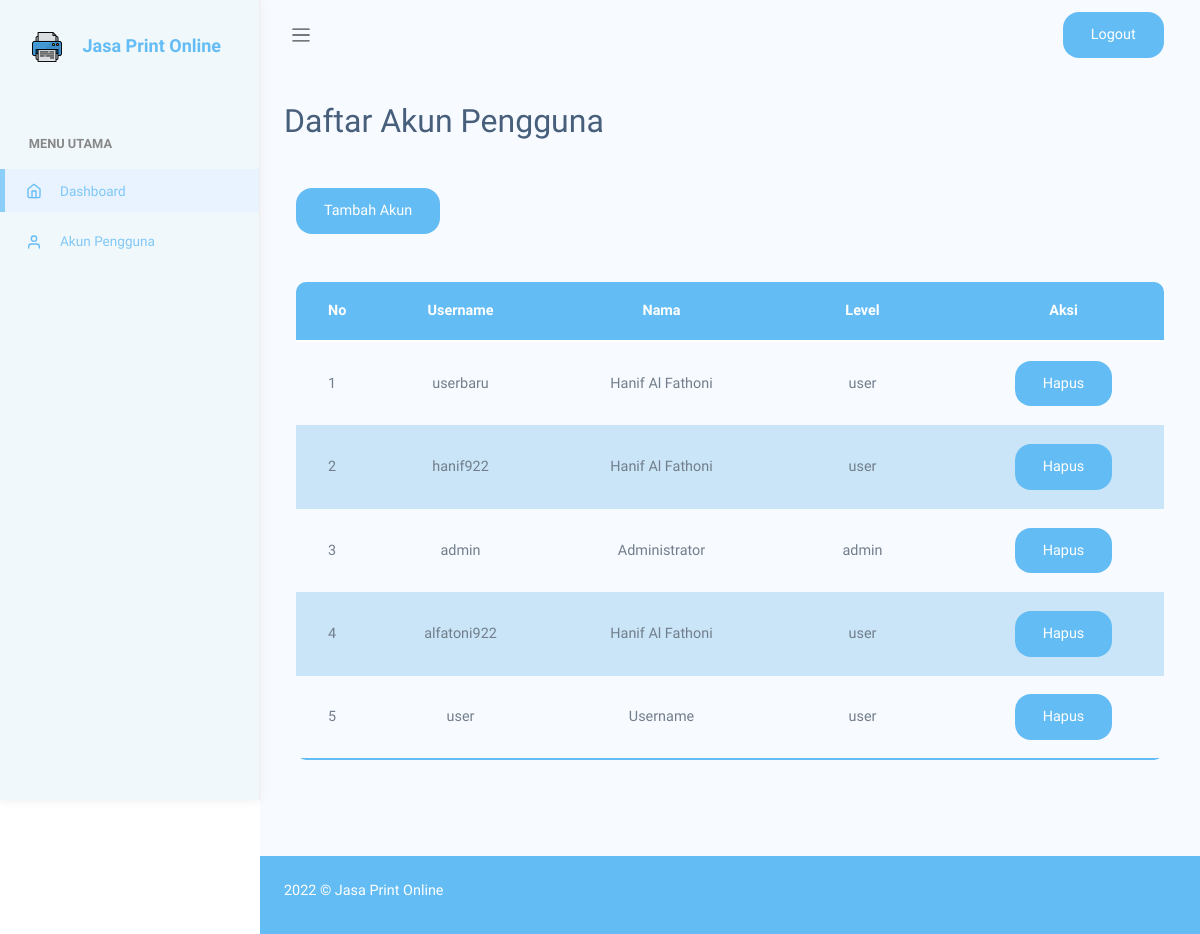
Before: /daftar_akun.php (signed in) with the older database file.
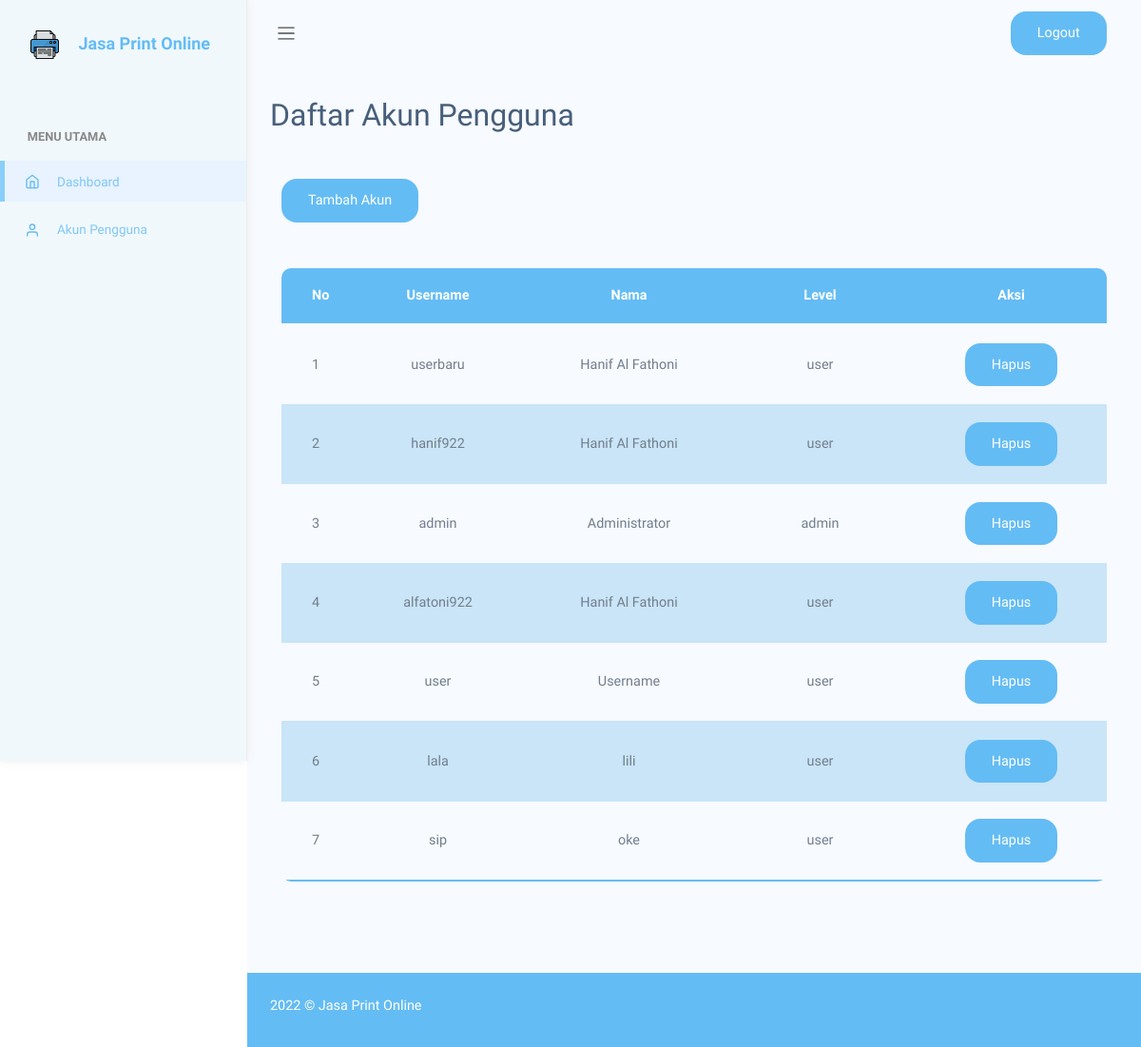
After: the same page with the newer database file.
### tables this page shows
CREATE TABLE `tb_user` (
  `id` int(11) NOT NULL,
  `username` varchar(255) NOT NULL,
  `password` varchar(255) NOT NULL,
  `nama` varchar(255) NOT NULL,
  `level` varchar(25) NOT NULL
);

### conn.php (called while the page is built, shortened)
<?php
function connection() {
  $dbServer = 'localhost';
  $dbUser = 'root';
  $dbPass = '';
  $dbName = "database_order";
  $conn = mysqli_connect($dbServer, $dbUser, $dbPass, $dbName);
  mysqli_select_db($conn,$dbName);
  return $conn;
}

### daftar_akun.php (the view, shortened to what this page needs)
<?php
include_once ('conn.php');
?>
<!DOCTYPE html>
<html lang="en">
<head>
  <link rel="stylesheet" href="assets/css/bootstrap.css?<?php echo time(); ?>" />
  <link rel="stylesheet" type="text/css" href="assets/css/style.css?<?php echo time(); ?>" />
  <link rel="stylesheet" href="assets/vendors/chartjs/Chart.min.css?<?php echo time(); ?>" />
  <link rel="stylesheet" href="assets/vendors/perfect-scrollbar/perfect-scrollbar.css?<?php echo time(); ?>" />
  <link rel="stylesheet" href="assets/css/app.css?<?php echo time(); ?>" />
</head>
<body>
  <div id="app">
    <div id="sidebar" class="active">
      <div class="sidebar-wrapper active">
        <div class="sidebar-header">
          <a href="#" style="color: #64bcf4;">
            <img src="assets/img/logo.png" alt="" width="30" class="d-inline me-3">
            Jasa Print Online
          </a>
        </div>
        <div class="sidebar-menu">
          <ul class="menu">
            <li class="sidebar-title">Menu Utama</li>
            <li class="sidebar-item active">
              <a href="admin.php" class="sidebar-link">
                <i data-feather="home" width="20"></i>
                <span>Dashboard</span>
              </a>
            </li>
            <li class="sidebar-item">
              <a href="daftar_akun.php" class="sidebar-link">
                <i data-feather="user" width="20"></i>
                <span>Akun Pengguna</span>
              </a>
            </li>
          </ul>
        </div>
      </div>
    </div>
    <div id="main">
      <nav class="navbar navbar-header navbar-expand navbar-light" style="background-color: #f7faff!important;">
        <a class="sidebar-toggler" href="#"><span class="navbar-toggler-icon"></span></a>
        <div class="collapse navbar-collapse" id="navbarSupportedContent">
          <ul class="navbar-nav d-flex align-items-center navbar-light ms-auto">
            <li class="dropdown nav-icon">
              <div class="d-flex gap-5 light">
                <a class="button" style="margin-left: 0;" href="logout.php" role="button">Logout</a>
              </div>
            </li>
          </ul>
        </div>
      </nav>
      <div class="main-content container-fluid">
        <div class="page-title">
          <h3 class="mb-5">Daftar Akun Pengguna</h3>
        </div>
        <div class="container">
          <div class="tambah mb-5">
            <a class="button light" href="register.php">Tambah Akun</a>
          </div>
          <div class="table-responsive mb-5 text-center">
            <table class="table">
              <thead>
                <tr>
                  <th class="tbl-titik">No</th>
                  <th>Username</th>
                  <th>Nama</th>
                  <th>Level</th>
                  <th>Aksi</th>
                </tr>
              </thead>
              <tbody>
                <?php
                $id = 1;
                $query = "SELECT * FROM tb_user";
                $result = mysqli_query(connection(), $query);
                ?>
                <?php while ($row = mysqli_fetch_array($result)): ?>
                  <tr>
                    <td><?php echo $id++; ?></td>
                    <td><?php echo $row['username']; ?></td>
                    <td><?php echo $row['nama']; ?></td>
                    <td><?php echo $row['level']; ?></td>
                    <td>
                      <a class="button light" href="hapus_akun.php?id=<?php echo $row['id']; ?>">Hapus</a>
                    </td>
                  </tr>
                <?php endwhile ?>
              </tbody>
            </table>
          </div>
        </div>
      </div>
      <footer>
        <div class="footer clearfix mb-0 pt-2 text-white">
          <div class="float-start">
            <p>2022 &copy; Jasa Print Online</p>
          </div>
        </div>
      </footer>
    </div>
</body>
</html>

### assets/css/style.css (style rules this page uses)
.light { --mainColor: #64bcf4; --hoverColor: #5bacdf; --backgroundColor: #f1f8fc; --lightOne: #919191; --lightTwo: #aaa; }
*, *::before, *::after { padding: 0; margin: 0; box-sizing: border-box; }
body { font-family: "Poppins", sans-serif; }
a { text-decoration: none !important; }
.container { position: relative; max-width: 75rem; width: 100%; margin: 0 auto; z-index: 10; }
.button { display: inline-block; padding: 0.75rem 1.75rem; color: #fff !important; background-color: var(--mainColor) !important; border-radius: 16px; text-transform: capitalize; transition: 0.3s; border: none; }
.navbar { padding-left: 30px !important; padding-right: 30px !important; background-color: #f1f8fc !important; }
table { margin-left: auto; margin-right: auto; table-layout: fixed; border-collapse: collapse; border-radius: 10px; overflow: hidden; width: 100%; }
thead tr { background-color: #64bcf4; color: #ffffff; }
td { padding: 12px 15px; }
tbody tr { border-bottom: 1px solid #c9e5f7; }
tbody tr:nth-of-type(even) { background-color: #c9e5f7; }
tbody tr:last-of-type { border-bottom: 2px solid #64bcf4; }
footer { background-color: #64bcf4 !important; }
.tbl-titik { width: 10px; }

### assets/css/app.css (style rules this page uses)
* { font-family: Raleway }
#app { position: relative }
#main { margin-left: 260px; background-color: #f7faff; min-height: 100vh; transition: margin-left .6s ease-out }
#main .main-content { padding: 2rem 1.5rem }
#main .main-content .page-title h3 { font-size: 2rem }
a { text-decoration: none }
a, button { outline: 0 }
.feather, i { font-size: 14px; height: 1rem }
footer { padding: 1rem 1.5rem }
#sidebar.active .sidebar-wrapper { left: 0 }
.sidebar-wrapper { width: 260px; height: 100vh; position: fixed; top: 0; z-index: 10; background-color: #f1f8fc; bottom: 0; border-right: 1px solid #eee; box-shadow: 0 0 10px #ececec; left: -260px; transition: left .6s ease-out }
.sidebar-wrapper .sidebar-header { padding: 2rem 2rem 1rem; font-size: 18px; font-weight: 700 }
.sidebar-wrapper .menu { padding-left: 0; margin-top: 2rem }
.sidebar-wrapper .menu .sidebar-title { padding: 1.5rem 1.8rem .5rem; font-size: .8rem; font-weight: 600; color: #888; text-transform: uppercase }
.sidebar-wrapper .menu .sidebar-link { display: block; padding: .7rem 1.5rem; font-size: .85rem; display: flex; align-items: center; transition: all .5s }
.sidebar-wrapper .menu .sidebar-link>span { color: #64bcf4; font-weight: 500; margin-left: 1rem; opacity: .8 }
.sidebar-wrapper .menu .sidebar-item { list-style: none; margin-top: .5rem; position: relative }
.sidebar-wrapper .menu .sidebar-item.active .sidebar-link { background-color: #e8f3ff }
.sidebar-wrapper .menu .sidebar-item.active .sidebar-link:before { content: ""; position: absolute; left: 0; height: 100%; top: 0; bottom: 0; background-color: rgba(46, 170, 244, .5); width: 5px }
.navbar { height: 70px; padding: 1.5rem }
.navbar.navbar-header li { display: flex; align-items: center }
.navbar.navbar-header li.nav-icon { margin-right: .4rem }
.dataTable-table td, .dataTable-table thead th, .table td, .table thead th { vertical-align: middle }
.dataTable-table thead th, .table thead th { border-bottom: 2px solid #475f7b }

Changed rows visible on the page:
added tb_user: username "lala", nama "lili", level "user"
added tb_user: username "sip", nama "oke", level "user"
